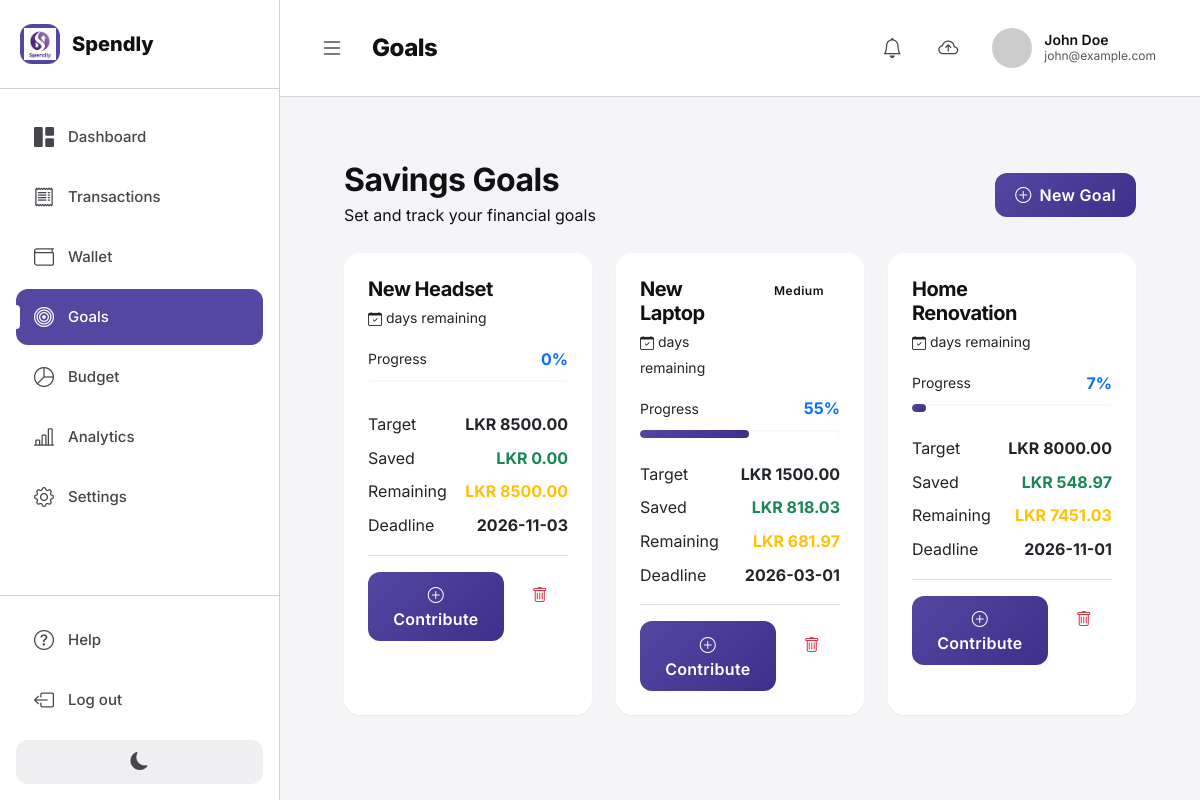
Page /goals (signed in) on the committed database.
### tables this page shows
CREATE TABLE user (
    user_id INTEGER PRIMARY KEY AUTOINCREMENT,
    username TEXT NOT NULL UNIQUE,
    email TEXT NOT NULL UNIQUE,
    full_name TEXT NOT NULL,
    created_at TEXT NOT NULL DEFAULT (datetime('now')),
    last_sync TEXT, password_hash TEXT NOT NULL DEFAULT '',
    CONSTRAINT chk_email CHECK (email LIKE '%@%')
);

CREATE TABLE savings_goal (
    goal_id INTEGER PRIMARY KEY AUTOINCREMENT,
    user_id INTEGER NOT NULL,
    goal_name TEXT NOT NULL,
    target_amount REAL NOT NULL CHECK (target_amount > 0),
    current_amount REAL NOT NULL DEFAULT 0 CHECK (current_amount >= 0),
    start_date TEXT NOT NULL,
    deadline TEXT NOT NULL,
    priority TEXT NOT NULL CHECK (priority IN ('High', 'Medium', 'Low')),
    status TEXT NOT NULL DEFAULT 'Active' CHECK (status IN ('Active', 'Completed', 'Cancelled')),
    created_at TEXT NOT NULL DEFAULT (datetime('now')),
    modified_at TEXT NOT NULL DEFAULT (datetime('now')),
    is_synced INTEGER NOT NULL DEFAULT 0 CHECK (is_synced IN (0, 1)),
    FOREIGN KEY (user_id) REFERENCES user(user_id) ON DELETE CASCADE,
    CONSTRAINT chk_goal_amount CHECK (current_amount <= target_amount)
);

### webapp/app.py (the view)
@app.route('/goals')
@login_required
def goals():
    db = get_sqlite_db()
    user_id = session['user_id']
    goals_list = db.execute('''
        SELECT * FROM v_savings_progress
        WHERE user_id = ?
        ORDER BY
            CASE priority WHEN 'High' THEN 1 WHEN 'Medium' THEN 2 ELSE 3 END,
            deadline
    ''', (user_id,)).fetchall()
    db.close()
    return render_template('goals.html', goals=goals_list)

### webapp/app.py (called while the page is built)
@app.context_processor
def inject_pending_sync_count():
    if 'user_id' in session:
        db = get_sqlite_db()
        user_id = session['user_id']
        pending_count = 0
        pending_count += db.execute('SELECT COUNT(*) as count FROM expense WHERE user_id = ? AND is_synced = 0', (user_id,)).fetchone()['count']
        pending_count += db.execute('SELECT COUNT(*) as count FROM income WHERE user_id = ? AND is_synced = 0', (user_id,)).fetchone()['count']
        pending_count += db.execute('SELECT COUNT(*) as count FROM budget WHERE user_id = ? AND is_synced = 0', (user_id,)).fetchone()['count']
        pending_count += db.execute('SELECT COUNT(*) as count FROM savings_goal WHERE user_id = ? AND is_synced = 0', (user_id,)).fetchone()['count']
        db.close()
        return dict(pending_sync_count=pending_count)
    return dict(pending_sync_count=0)

def get_sqlite_db():
    conn = sqlite3.connect(SQLITE_DB_PATH)
    conn.row_factory = sqlite3.Row
    return conn

def login_required(f):
    @wraps(f)
    def decorated_function(*args, **kwargs):
        if 'user_id' not in session:
            flash('Please log in to access this page.', 'warning')
            return redirect(url_for('login'))
        return f(*args, **kwargs)
    return decorated_function

### webapp/templates/goals.html (shortened to what this page needs)
{% extends "base.html" %}
{% block page_title %}Goals{% endblock %}
{% block content %}
<div class="finset-content">
    <div class="d-flex justify-content-between align-items-center mb-4">
        <div>
            <h2 class="fw-bold mb-1">Savings Goals</h2>
            <p class="text-muted mb-0">Set and track your financial goals</p>
        </div>
        <button class="btn btn-primary d-flex align-items-center gap-2" data-bs-toggle="modal" data-bs-target="#addGoalModal">
            <i class="bi bi-plus-circle"></i>
            <span>New Goal</span>
        </button>
    </div>
    {% if goals %}
    <div class="row g-4">
        {% for goal in goals %}
        <div class="col-md-6 col-xl-4">
            <div class="card border-0 shadow-sm h-100">
                <div class="card-body p-4">
                    <div class="d-flex justify-content-between align-items-start mb-3">
                        <div class="flex-grow-1">
                            <h5 class="fw-bold mb-1">{{ goal.goal_name }}</h5>
                            <small class="text-muted">
                                <i class="bi bi-calendar-check"></i>
                                {{ goal.days_remaining }} days remaining
                            </small>
                        </div>
                        <span class="badge rounded-pill {% if goal.priority == 'High' %}bg-danger{% elif goal.priority == 'Medium' %}bg-warning{% else %}bg-secondary{% endif %} ms-2 px-3 py-2">
                            {{ goal.priority }}
                        </span>
                    </div>
                    <div class="mb-4">
                        {% set percent = goal.progress_percent %}
                        <div class="d-flex justify-content-between align-items-center mb-2">
                            <span class="text-muted small">Progress</span>
                            <span class="fw-bold {% if percent >= 100 %}text-success{% else %}text-primary{% endif %}">
                                {{ "%.0f"|format(percent) }}%
                            </span>
                        </div>
                        <div class="progress" style="height: 8px; border-radius: 10px;">
                            {% if percent >= 100 %}
                                <div class="progress-bar bg-success" style="width: 100%;"></div>
                            {% else %}
                                <div class="progress-bar bg-primary" style="width: {{ percent }}%;"></div>
                            {% endif %}
                        </div>
                    </div>
                    <div class="d-flex justify-content-between mb-2">
                        <span class="text-muted">Target</span>
                        <span class="fw-bold">LKR {{ "%.2f"|format(goal.target_amount) }}</span>
                    </div>
                    <div class="d-flex justify-content-between mb-2">
                        <span class="text-muted">Saved</span>
                        <span class="fw-bold text-success">LKR {{ "%.2f"|format(goal.current_amount) }}</span>
                    </div>
                    <div class="d-flex justify-content-between mb-2">
                        <span class="text-muted">Remaining</span>
                        <span class="fw-bold text-warning">LKR {{ "%.2f"|format(goal.remaining_amount) }}</span>
                    </div>
                    <div class="d-flex justify-content-between mb-3 pb-3 border-bottom">
                        <span class="text-muted">Deadline</span>
                        <span class="fw-bold">{{ goal.deadline }}</span>
                    </div>
                    <div class="d-flex gap-2">
                        <button class="btn btn-primary flex-grow-1" data-bs-toggle="modal"
                                data-bs-target="#contributeModal{{ goal.goal_id }}">
                            <i class="bi bi-plus-circle"></i> Contribute
                        </button>
                        <a href="{{ url_for('delete_goal', goal_id=goal.goal_id) }}"
                           class="btn btn-outline-danger"
                           onclick="return confirm('Are you sure you want to delete this goal?');">
                            <i class="bi bi-trash"></i>
                        </a>
                    </div>
                </div>
            </div>
        </div>
        {% endfor %}
    </div>
    {% endif %}
</div>
{% endblock %}

### webapp/templates/base.html (shortened to what this page needs)
<!DOCTYPE html>
<html lang="en">
<head>
    <link href="https://cdn.jsdelivr.net/npm/bootstrap@5.3.0/dist/css/bootstrap.min.css" rel="stylesheet">
    <link rel="stylesheet" href="https://cdn.jsdelivr.net/npm/bootstrap-icons@1.11.0/font/bootstrap-icons.css">
    <link rel="stylesheet" href="{{ url_for('static', filename='css/style.css') }}">
</head>
<body>
    {% if session.user_id %}
    <div class="finset-layout">
        <aside class="finset-sidebar" id="sidebar">
            <div class="sidebar-logo">
                <div class="logo-container">
                    <img src="{{ url_for('static', filename='images/Spendly_Logo.png') }}" alt="Spendly Logo" style="height: 32px; width: auto;">
                </div>
                <span class="logo-text">Spendly</span>
            </div>
            <nav class="sidebar-nav">
                <a href="{{ url_for('dashboard') }}" class="sidebar-link {% if request.endpoint == 'dashboard' %}active{% endif %}">
                    <i class="bi bi-grid-1x2-fill"></i>
                    <span>Dashboard</span>
                </a>
                <a href="{{ url_for('expenses') }}" class="sidebar-link {% if request.endpoint == 'expenses' %}active{% endif %}">
                    <i class="bi bi-receipt"></i>
                    <span>Transactions</span>
                </a>
                <a href="{{ url_for('income') }}" class="sidebar-link {% if request.endpoint == 'income' %}active{% endif %}">
                    <i class="bi bi-wallet"></i>
                    <span>Wallet</span>
                </a>
                <a href="{{ url_for('goals') }}" class="sidebar-link {% if request.endpoint == 'goals' %}active{% endif %}">
                    <i class="bi bi-bullseye"></i>
                    <span>Goals</span>
                </a>
                <a href="{{ url_for('budgets') }}" class="sidebar-link {% if request.endpoint == 'budgets' %}active{% endif %}">
                    <i class="bi bi-pie-chart"></i>
                    <span>Budget</span>
                </a>
                <a href="{{ url_for('reports') }}" class="sidebar-link {% if request.endpoint == 'reports' %}active{% endif %}">
                    <i class="bi bi-bar-chart-line"></i>
                    <span>Analytics</span>
                </a>
                <a href="{{ url_for('settings') }}" class="sidebar-link {% if request.endpoint == 'settings' %}active{% endif %}">
                    <i class="bi bi-gear"></i>
                    <span>Settings</span>
                </a>
            </nav>
            <div class="sidebar-bottom">
                <a href="#" class="sidebar-link" data-bs-toggle="modal" data-bs-target="#helpModal">
                    <i class="bi bi-question-circle"></i>
                    <span>Help</span>
                </a>
                <a href="{{ url_for('logout') }}" class="sidebar-link">
                    <i class="bi bi-box-arrow-left"></i>
                    <span>Log out</span>
                </a>
                <button class="theme-toggle" id="themeToggle">
                    <i class="bi bi-moon-fill"></i>
                </button>
            </div>
        </aside>
        <div class="finset-main">
            <header class="finset-header">
                <div class="header-left">
                    <button class="sidebar-toggle" id="sidebarToggle">
                        <i class="bi bi-list"></i>
                    </button>
                    <h1 class="page-title">{% block page_title %}Dashboard{% endblock %}</h1>
                </div>
                <div class="header-right">
                    <div class="dropdown d-inline">
                        <button class="header-icon-btn position-relative" type="button" id="notificationDropdown" data-bs-toggle="dropdown" aria-expanded="false" title="View Notifications">
                            <i class="bi bi-bell"></i>
                        </button>
                    </div>
                    <form method="POST" action="{{ url_for('sync_to_oracle') }}" class="d-inline" id="syncForm">
                        <button type="submit" class="header-icon-btn position-relative" title="Sync to Oracle" id="syncBtn">
                            <i class="bi bi-cloud-arrow-up"></i>
                        </button>
                    </form>
                    <div class="user-profile">
                        <img src="https://ui-avatars.com/api/?name={{ session.full_name }}&background=5347A1&color=fff" alt="User">
                        <div class="user-info">
                            <span class="user-name">{{ session.full_name }}</span>
                            <span class="user-email">{{ session.email }}</span>
                        </div>
                    </div>
                </div>
            </header>
            <div class="finset-content">
                {% block content %}{% endblock %}
            </div>
        </div>
    </div>
    {% endif %}
</body>
</html>

### rows in the picture
user: full_name "John Doe", email "john@example.com"
savings_goal: goal_name "New Headset", percent "0", target_amount "8500.00", current_amount "0.00", remaining_amount "8500.00", deadline "2026-11-03"
savings_goal: goal_name "New Laptop", priority "Medium", percent "55", {{ percent }} 54.54 (drawn), target_amount "1500.00", current_amount "818.03", remaining_amount "681.97", deadline "2026-03-01"
savings_goal: goal_name "Home Renovation", percent "7", {{ percent }} 6.86 (drawn), target_amount "8000.00", current_amount "548.97", remaining_amount "7451.03", deadline "2026-11-01"
